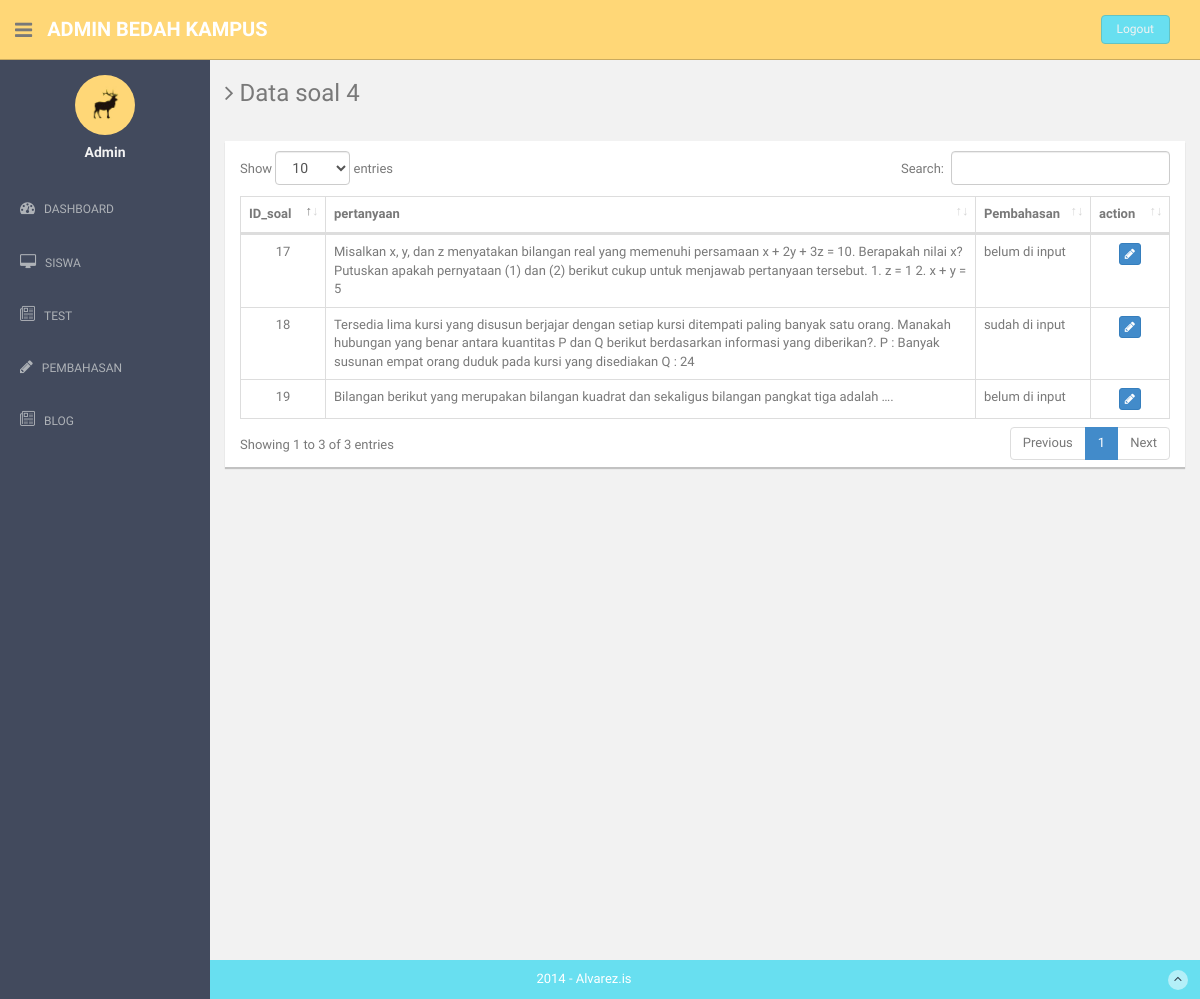
The app's page /index.php/admin/dftr_pembahasan?id_tes=4 with its own data.
### tables this page shows
CREATE TABLE `pembahasan` (
  `id_pembahasan` int(11) NOT NULL,
  `id_soal` int(11) NOT NULL,
  `link` text NOT NULL,
  `isi` text NOT NULL
);

CREATE TABLE `soal` (
  `ID_soal` int(11) NOT NULL,
  `soal` text NOT NULL,
  `a` text NOT NULL,
  `b` text NOT NULL,
  `c` text NOT NULL,
  `d` text NOT NULL,
  `e` text NOT NULL,
  `kunci` varchar(2) NOT NULL,
  `id_tes` int(5) NOT NULL
);

### application/controllers/Admin.php (called while the page is built, shortened)
<?php
class Admin extends CI_Controller
{
	public function __construct(){
        $this->load->model('Madmin');
		$this->load->model('Msoal');
    }
	public function dftr_pembahasan(){
		$id_tes = $_GET['id_tes'];
		$data['soal'] = $this->Msoal->dftr_soalp($id_tes)->result();
		$this->load->view('admin/daftar_pembahasan',$data);
	}
}
?>

### index.php (called while the page is built, shortened)
<?php
require_once BASEPATH.'core/CodeIgniter.php';

### application/models/Msoal.php (called while the page is built, shortened)
<?php
class Msoal extends CI_model {
	public function dftr_soalp($id_tes){
		$this->db->select('*');
		$this->db->from('pembahasan');
		$this->db->join('soal', 'pembahasan.id_soal = soal.ID_soal');
		$this->db->where('id_tes',$id_tes);
		return $this->db->get();
	}
}
?>

### application/views/admin/daftar_pembahasan.php (the view, shortened to what this page needs)
<!DOCTYPE html>
<html lang="en">
  <head>
    <link href="<?php echo base_url('dst/assets/css/bootstrap.css '); ?>" rel="stylesheet">
    <link href="<?php echo base_url('dst/datatables/dataTables.bootstrap4.css'); ?>" rel="stylesheet">
    <link href="<?php echo base_url('dst/assets/font-awesome/css/font-awesome.css '); ?>" rel="stylesheet" />
    <link rel="stylesheet" type="text/css" href="<?php echo base_url('dst/assets/css/zabuto_calendar.css '); ?>">
    <link rel="stylesheet" type="text/css" href="<?php echo base_url('dst/assets/js/gritter/css/jquery.gritter.css '); ?>" />
    <link rel="stylesheet" type="text/css" href="<?php echo base_url('dst/assets/lineicons/style.css '); ?>">
    <link href="<?php echo base_url('dst/assets/css/style.css '); ?>" rel="stylesheet">
    <link href="<?php echo base_url('dst/assets/css/style-responsive.css '); ?>" rel="stylesheet">
  </head>
  <body>
  <section id="container" >
      <header class="header black-bg">
              <div class="sidebar-toggle-box">
                  <div class="fa fa-bars tooltips" data-placement="right" data-original-title="Toggle Navigation"></div>
              </div>
            <a href="index.html" class="logo"><b>Admin Bedah kampus</b></a>
            <div class="top-menu">
              <ul class="nav pull-right top-menu">
                    <li><a class="logout" href="logout">Logout</a></li>
              </ul>
            </div>
        </header>
     <?php include 'navbar.php'; ?>
      <section id="main-content">
          <section class="wrapper site-min-height">
            <h3><i class="fa fa-angle-right"></i> Data soal <?php echo $_GET['id_tes']; ?></h3>
            <div class="row mt">
              <div class="col-lg-12" >
              <p>
                <div class="card mb-3" style="height: 100%">
                  <div class="card-header" style="padding-bottom: 10px"> </div>
                  <div class="card-body">
                    <div class="table-responsive">
                      <table class="table table-bordered" id="dataTable" width="100%" cellspacing="0">
                        <thead>
                          <tr>
                            <th width="30px">ID_soal</th>
                            <th width="70%">pertanyaan</th>
                            <th width="10%">Pembahasan</th>
                            <th width="30px">action</th>
                          </tr>
                        </thead>
                        <tbody>
                          <?php foreach ($soal as $row) {
                            $pertnyaan =  $row->soal;
                            if ($row->isi!==" ") {
                              $pembahasan = "sudah di input";
                            }
                            else{
                              $pembahasan = "belum di input";
                            }
                            $id_tes = $_GET['id_tes'];
                            echo "<tr>
                            <td><center>$row->ID_soal</center></td>
                            <td>".strip_tags($pertnyaan)."</td>
                            <td>$pembahasan</td>
                            <td><center><a href='pembahasan?id_sl=$row->id_pembahasan&id_tes=$id_tes'><button class='btn btn-primary btn-xs'><i class='fa fa-pencil'></i></button></a></center></td>
                          </tr>";
                          } ?>
                        </tbody>
                      </table>
                    </div>
                  </div>
                </div></p>
              </div>
            </div>
    </section><! --/wrapper -->
      </section>
      <footer class="site-footer">
          <div class="text-center">
              2014 - Alvarez.is
              <a href="index.html#" class="go-top">
                  <i class="fa fa-angle-up"></i>
              </a>
          </div>
      </footer>
  </section>
  </body>
</html>

### dst/assets/css/style.css (style rules this page uses)
body { color: #797979; background: #f2f2f2; font-family: 'Ruda', sans-serif; padding: 0px !important; margin: 0px !important; font-size:13px; }
ul li { list-style: none; }
a, a:hover, a:focus { text-decoration: none; outline: none; }
#container { width: 100%; height: 100%; }
.mt { margin-top: 25px; }
ul.top-menu > li > .logout { color: #f2f2f2; font-size: 12px; border-radius: 4px; -webkit-border-radius: 4px; border: 1px solid #64c3c2 !important; padding: 5px 15px; margin-right: 15px; background: #68dff0; margin-top: 15px; }
#main-content { margin-left: 210px; }
.header, .footer { min-height: 60px; padding: 0 15px; }
.header { position: fixed; left: 0; right: 0; z-index: 1002; }
.black-bg { background: #ffd777; border-bottom: 1px solid #c9aa5f; }
.wrapper { display: inline-block; margin-top: 60px; padding-left: 15px; padding-right: 15px; padding-bottom: 15px; padding-top: 0px; width: 100%; }
a.logo { font-size: 20px; color: #ffffff; float: left; margin-top: 15px; text-transform: uppercase; }
a.logo b { font-weight: 900; }
#top_menu .nav > li, ul.top-menu > li { float: left; }
ul.top-menu > li > a { color: #666666; font-size: 16px; border-radius: 4px; -webkit-border-radius: 4px; border:1px solid #666666 !important; padding: 2px 6px; margin-right: 15px; }
.sidebar-toggle-box { float: left; padding-right: 15px; margin-top: 20px; }
.sidebar-toggle-box .fa-bars { cursor: pointer; display: inline-block; font-size: 20px; }
.card { background: white; box-shadow: 0 2px 1px rgba(0, 0, 0, 0.2); margin-bottom: 1em; height: 250px; }
.site-footer { background: #68dff0; color: #fff; padding: 10px 0; }
.go-top { margin-right: 1%; float: right; background: rgba(255,255,255,.5); width: 20px; height: 20px; border-radius: 50%; -webkit-border-radius: 50%; }
.go-top i { color: #2A3542; }
.site-min-height { min-height: 900px; }

### records on screen
pembahasan: id_soal.ID_soal "17", id_soal.soal "Misalkan x, y, dan z menyatakan bilangan real yang memenuhi persamaan x + 2y + 3z = 10. Berapakah nilai x? Putuskan apakah pernyataan (1) dan (2) berikut cukup untuk menjawab pertanyaan tersebut. 1. z = 1 2. x + y = 5", isi "belum di input"
pembahasan: id_soal.ID_soal "18", id_soal.soal "Tersedia lima kursi yang disusun berjajar dengan setiap kursi ditempati paling banyak satu orang. Manakah hubungan yang benar antara kuantitas P dan Q berikut berdasarkan informasi yang diberikan?. P : Banyak susunan empat orang duduk pada kursi yang disediakan Q : 24", isi "sudah di input"
pembahasan: id_soal.ID_soal "19", id_soal.soal "Bilangan berikut yang merupakan bilangan kuadrat dan sekaligus bilangan pangkat tiga adalah ….", isi "belum di input"

### other values on screen
$_GET['id_tes'] "4"
